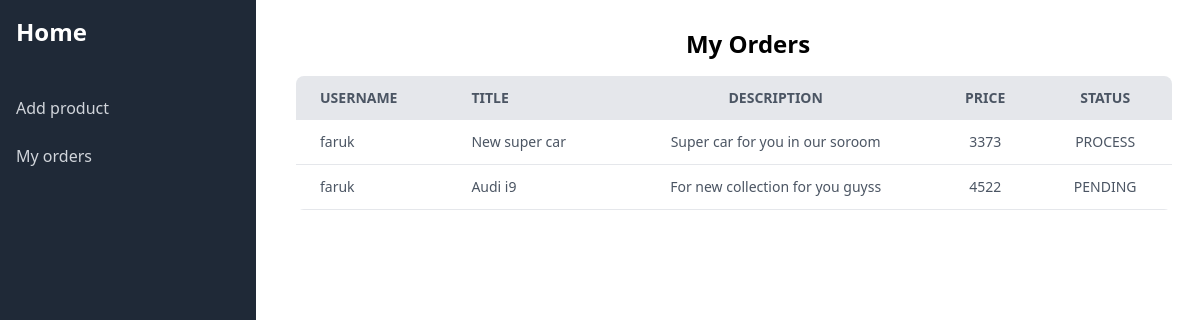
/my_order/ (signed in), run on an earlier commit of the app's database.
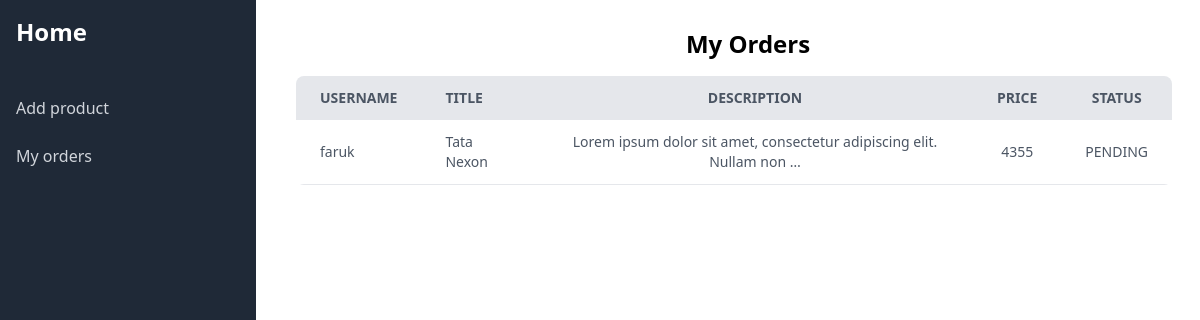
And on a later commit of the database.
### order/models.py (models this page shows)
class OrderModel(models.Model):
	STATUS = (
        ('PENDING', 'PENDING'),
        ('PROCESS', 'PROCESS'),
        ('DELIVER', 'DELIVER'),
    )
	user = models.ForeignKey(User, on_delete=models.CASCADE)
	product = models.ForeignKey(AddProductModel, on_delete=models.CASCADE)
	status = models.CharField(choices=STATUS, default='PENDING', max_length=20)

### dashboard/models.py (models this page shows, shortened)
class AddProductModel(models.Model):
    user = models.ForeignKey(User, on_delete=models.CASCADE)
    title = models.CharField(max_length=50)
    description = models.TextField(max_length=100)
    price = models.IntegerField()
    image = models.ImageField(upload_to='images/product')

### dashboard/views.py (the view)
# urls.py: path('my_order/', views.orderList, name='my_order'),
def orderList(request):
    my_order = OrderModel.objects.filter(user = request.user)
    return render(request, 'dashboard/my_order.html', {'data': my_order})

### dashboard/templates/dashboard/my_order.html (shortened to what this page needs)
{% extends "dashboard/base.html" %}
{% block content %}
  <div class="ml-10 mt-7">
    <h3 class="font-bold text-2xl text-center">My Orders</h3>
    <div class="container pr-7 mt-4">
    <table class="min-w-full bg-white rounded-lg overflow-hidden">
        <thead class="bg-gray-200 uppercase text-sm text-gray-600">
            <tr>
                <th class="py-3 px-6 text-left">Username</th>
                <th class="py-3 px-6 text-left">Title</th>
                <th class="py-3 px-6">Description</th>
                <th class="py-3 px-6 text-center">Price</th>
                <th class="py-3 px-6 text-center">Status</th>
            </tr>
        </thead>
        <tbody class="text-gray-600 text-sm font-light">
          {% for item in data %}
            <tr class="border-b border-gray-200 hover:bg-gray-100">
                <td class="py-3 px-6 text-left whitespace-nowrap">{{request.user.username}}</td>
                <td class="py-3 px-6 text-left">{{item.product.title}}</td>
                <td class="py-3 px-6 text-center">{{item.product.description|truncatewords:10}}</td>
                <td class="py-3 px-6 text-center">{{item.product.price}}</td>
                <td class="py-3 px-6 text-center">{{item.status}}</td>
            </tr>
            {% endfor %}
        </tbody>
    </table>
</div>
  </div>
{% endblock content %}

What changed in the data, as far as the page shows it:
removed OrderModel: {{ request.user.username }} "faruk", product "New super car", product.description "Super car for you in our soroom", product.price "3373", status "PROCESS"
removed OrderModel: {{ request.user.username }} "faruk", product "Audi i9", product.description "For new collection for you guyss", product.price "4522", status "PENDING"
added OrderModel: {{ request.user.username }} "faruk", product "Tata Nexon", product.description "Lorem ipsum dolor sit amet, consectetur adipiscing elit. Nullam non …", product.price "4355", status "PENDING"
